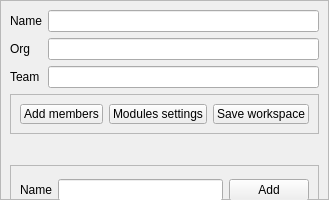
                  <widget class="QWidget" name="newWorkMenu">
                   <layout class="QGridLayout" name="gridLayout_10">
                    <property name="leftMargin">
                     <number>0</number>
                    </property>
                    <property name="topMargin">
                     <number>0</number>
                    </property>
                    <property name="rightMargin">
                     <number>0</number>
                    </property>
                    <property name="bottomMargin">
                     <number>0</number>
                    </property>
                    <item row="0" column="0">
                     <widget class="QFrame" name="frameNew">
                      <property name="maximumSize">
                       <size>
                        <width>16777215</width>
                        <height>500</height>
                       </size>
                      </property>
                      <property name="frameShape">
                       <enum>QFrame::StyledPanel</enum>
                      </property>
                      <property name="frameShadow">
                       <enum>QFrame::Raised</enum>
                      </property>
                      <layout class="QGridLayout" name="gridLayout_3">
                       <item row="1" column="1">
                        <widget class="QLineEdit" name="line_org"/>
                       </item>
                       <item row="2" column="0">
                        <widget class="QLabel" name="label_6">
                         <property name="text">
                          <string>Team</string>
                         </property>
                        </widget>
                       </item>
                       <item row="3" column="0" colspan="2">
                        <widget class="QFrame" name="frame">
                         <property name="maximumSize">
                          <size>
                           <width>16777215</width>
                           <height>40</height>
                          </size>
                         </property>
                         <property name="frameShape">
                          <enum>QFrame::StyledPanel</enum>
                         </property>
                         <property name="frameShadow">
                          <enum>QFrame::Raised</enum>
                         </property>
                         <layout class="QHBoxLayout" name="horizontalLayout_2">
                          <item>
                           <widget class="QPushButton" name="addMembersBtn">
                            <property name="maximumSize">
                             <size>
                              <width>200</width>
                              <height>16777215</height>
                             </size>
                            </property>
                            <property name="text">
                             <string>Add members</string>
                            </property>
                           </widget>
                          </item>
                          <item>
                           <widget class="QPushButton" name="moduleConfBtn">
                            <property name="text">
                             <string>Modules settings</string>
                            </property>
                           </widget>
                          </item>
                          <item>
                           <widget class="QPushButton" name="saveWorkspaceBtn">
                            <property name="maximumSize">
                             <size>
                              <width>200</width>
                              <height>16777215</height>
                             </size>
                            </property>
                            <property name="text">
                             <string>Save workspace</string>
                            </property>
                           </widget>
                          </item>
                         </layout>
                        </widget>
                       </item>
                       <item row="0" column="1">
                        <widget class="QLineEdit" name="line_name"/>
                       </item>
                       <item row="1" column="0">
                        <widget class="QLabel" name="LabelOrg">
                         <property name="text">
                          <string>Org</string>
                         </property>
                        </widget>
                       </item>
                       <item row="0" column="0">
                        <widget class="QLabel" name="LabelName">
                         <property name="text">
                          <string>Name</string>
                         </property>
                        </widget>
                       </item>
                       <item row="2" column="1">
                        <widget class="QLineEdit" name="line_team"/>
                       </item>
                       <item row="4" column="0" colspan="2">
                        <widget class="QFrame" name="addMembersLine">
                         <property name="minimumSize">
                          <size>
                           <width>0</width>
                           <height>50</height>
                          </size>
                         </property>
                         <property name="maximumSize">
                          <size>
                           <width>16777215</width>
                           <height>0</height>
                          </size>
                         </property>
                         <property name="frameShape">
                          <enum>QFrame::StyledPanel</enum>
                         </property>
                         <property name="frameShadow">
                          <enum>QFrame::Raised</enum>
                         </property>
                         <layout class="QHBoxLayout" name="horizontalLayout_4">
                          <item>
                           <widget class="QLabel" name="label_10">
                            <property name="text">
                             <string>Name</string>
                            </property>
                           </widget>
                          </item>
                          <item>
                           <widget class="QLineEdit" name="line_newMember"/>
                          </item>
                          <item>
                           <widget class="QPushButton" name="addBtn">
                            <property name="text">
                             <string>Add</string>
                            </property>
                           </widget>
                          </item>
                         </layout>
                        </widget>
                       </item>
                      </layout>
                     </widget>
                    </item>
                   </layout>
                  </widget>
